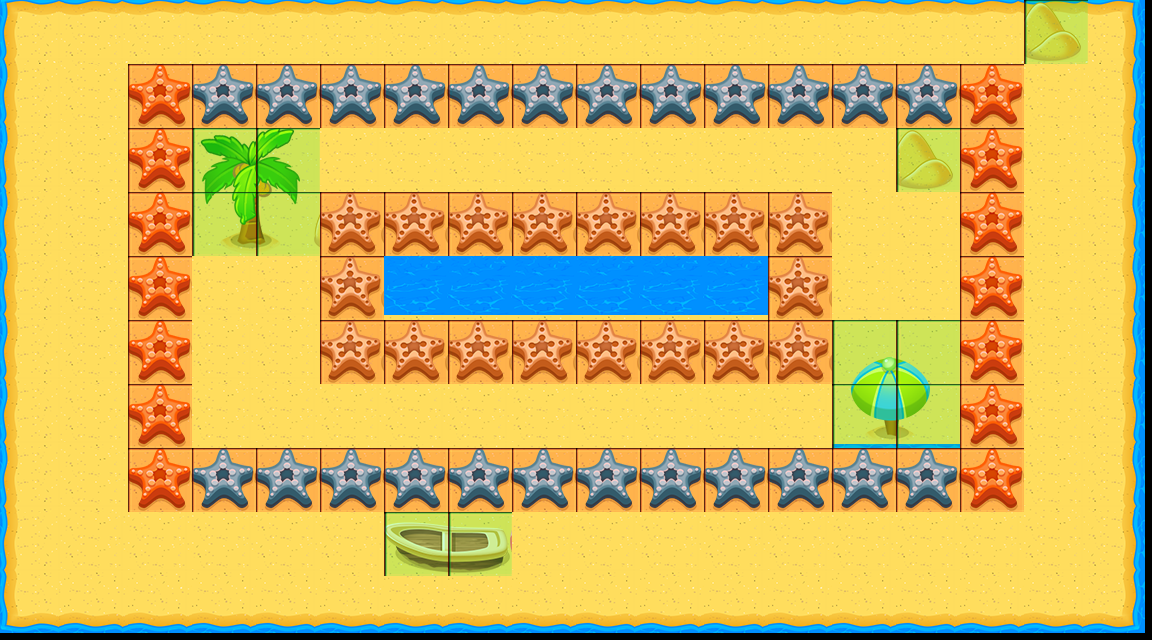

A level layout from a 2D game, rendered from its tile map. Below: a short description, then the map file with tile-grid data replaced by summaries:
An orthogonal 18x10 tile map with 64x64 px tiles, 3 tile layers (Background, Foreground, Meta), 2 tilesets.

<map version="1.0" orientation="orthogonal" renderorder="right-down" width="18" height="10" tilewidth="64" tileheight="64" nextobjectid="1">
 <tileset firstgid="1" name="beach_element" tilewidth="64" tileheight="64" spacing="1" margin="1">
  <image source="beach_element.png" width="640" height="640" />
 </tileset>
 <tileset firstgid="82" name="meta_tiles" tilewidth="64" tileheight="64" spacing="1" margin="1">
  <image source="meta_tiles2.png" width="134" height="68" />
  <tile id="0">
   <properties>
    <property name="Collidable" value="True" />
   </properties>
  </tile>
  <tile id="1">
   <properties>
    <property name="Collidable" value="True" />
   </properties>
  </tile>
 </tileset>
 <layer name="Background" width="18" height="10">
  <data>[180 cells, 180 non-empty, 9 distinct tile ids]</data>
 </layer>
 <layer name="Foreground" width="18" height="10">
  <data>[180 cells, 74 non-empty, 15 distinct tile ids]</data>
 </layer>
 <layer name="Meta" width="18" height="10">
  <data>[180 cells, 68 non-empty, 2 distinct tile ids]</data>
 </layer>
</map>